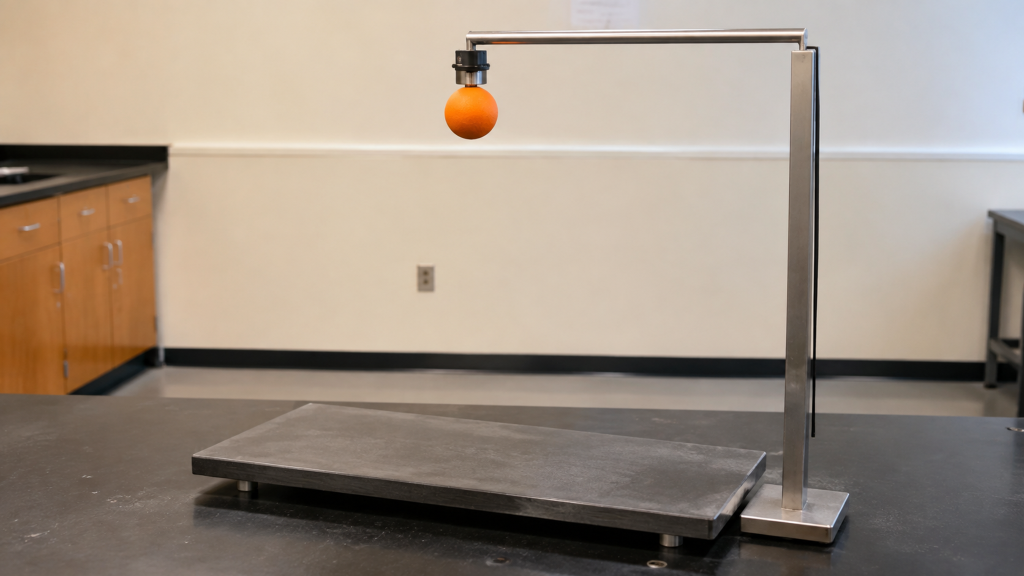
#> input picture easy/P1/first_frame.png, 2048 x 1152 px (shown at 1/2 size); its folder holds only this picture in this run
$ python -i g7_cv_common.py   (imports and definitions only)   (older library calls are emulated)
#> lines starting #> are read from the running program, lines starting #| are printed output that depends on the picture
#> further down, picture is the input picture: shape (1152, 2048, 3); mean B, G, R 130.9, 144.5, 158.3
"""Shared deterministic computer-vision helpers for Group 7 evaluators.

This module deliberately contains no learned detector and never calls a VLM.
All image evidence comes from OpenCV/Numpy operations whose intermediate
results can be written to the evaluator debug directory.
"""
from __future__ import annotations

import json
import math
from pathlib import Path
from typing import Any, Iterable, Sequence

import cv2
import numpy as np


class MeasurementFailure(RuntimeError):
    """A named, machine-readable extraction failure."""

    # [95 lines left out: functions __init__, jsonable, result, validate_and_resize_frames, not called in this run]


def _disk_mask(shape: tuple[int, int], center: tuple[float, float], radius: float) -> np.ndarray:
    yy, xx = np.ogrid[: shape[0], : shape[1]]
    return (xx - center[0]) ** 2 + (yy - center[1]) ** 2 <= radius**2


def _circle_edge_score(gray: np.ndarray, x: float, y: float, radius: float) -> float:
    gx = cv2.Sobel(gray, cv2.CV_32F, 1, 0, ksize=3)
    gy = cv2.Sobel(gray, cv2.CV_32F, 0, 1, ksize=3)
    mag = cv2.magnitude(gx, gy)
    h, w = gray.shape
    x0, x1 = max(0, int(x - 1.5 * radius)), min(w, int(x + 1.5 * radius + 1))
    y0, y1 = max(0, int(y - 1.5 * radius)), min(h, int(y + 1.5 * radius + 1))
    if x1 <= x0 or y1 <= y0:
        return 0.0
    yy, xx = np.ogrid[y0:y1, x0:x1]
    rr = np.hypot(xx - x, yy - y)
    edge = (rr >= 0.85 * radius) & (rr <= 1.15 * radius)
    local = rr <= 1.4 * radius
    if edge.sum() < 8:
        return 0.0
    denom = float(np.median(mag[y0:y1, x0:x1][local])) + 1.0
    return float(np.median(mag[y0:y1, x0:x1][edge]) / denom)


def detect_circle_candidates(
    frame: np.ndarray,
    *,
    min_radius_fraction: float = 0.012,
    max_radius_fraction: float = 0.11,
    max_candidates: int = 32,
) -> list[dict[str, float]]:
    """Return NMS-filtered Hough circle proposals with deterministic scores."""
#> called with min_radius_fraction = 0.012, max_radius_fraction = 0.11, max_candidates = 32

    gray = cv2.cvtColor(frame, cv2.COLOR_BGR2GRAY)
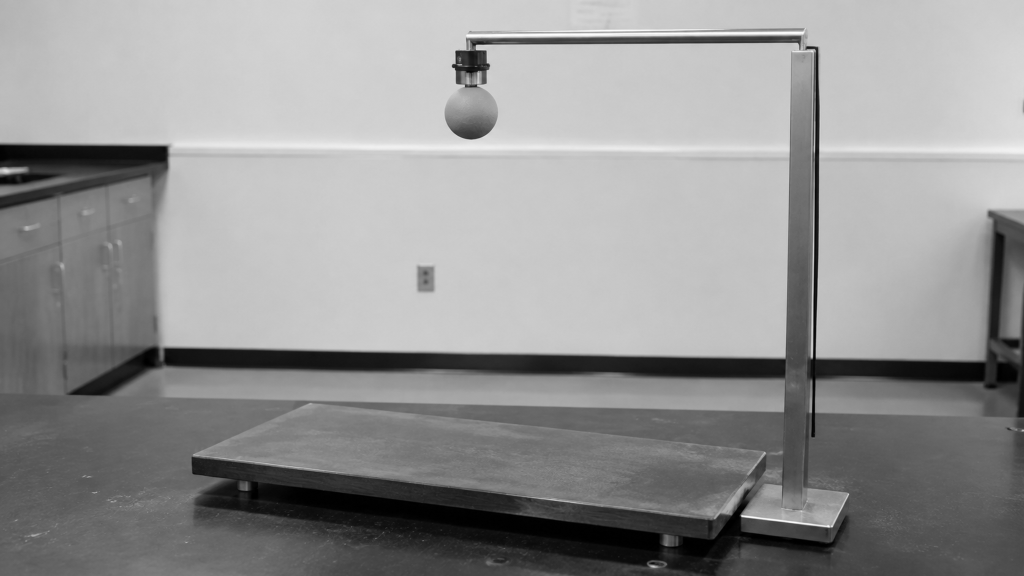
#> gray: shape (1152, 2048) (shown at 1/2 size); min 0, max 255, mean 147.1
    gray = cv2.medianBlur(gray, 5)
    h, w = gray.shape
#> h = 1152; w = 2048
    dim = min(h, w)
#> dim = 1152
    min_radius = max(6, int(round(dim * min_radius_fraction)))
#> min_radius = 14
    max_radius = max(min_radius + 2, int(round(dim * max_radius_fraction)))
#> max_radius = 127
    found: list[np.ndarray] = []
    for param2 in (25, 21, 18):
        circles = cv2.HoughCircles(
            gray,
            cv2.HOUGH_GRADIENT,
            dp=1.2,
            minDist=max(12, int(dim * 0.025)),
            param1=120,
            param2=param2,
            minRadius=min_radius,
            maxRadius=max_radius,
        )
        if circles is not None:
            found.extend(circles[0])
        if len(found) >= 8:
            break
#> after the loop, found = 60 items, first 6: [940.2, 225, 55.16], [1581, 1009.8, 107.4], [1590.6, 983.4, 98.48], [1518.6, 167.4, 110.5], [1548.6, 143.4, 87.32], [989.4, 154.2, 78.68]
    proposals: list[dict[str, float]] = []
    for raw in found:
        x, y, radius = (float(raw[0]), float(raw[1]), float(raw[2]))
        if x - radius < 1 or y - radius < 1 or x + radius >= w - 1 or y + radius >= h - 1:
            continue
        score = _circle_edge_score(gray, x, y, radius)
        duplicate = False
        for prior in proposals:
            distance = math.hypot(x - prior["x"], y - prior["y"])
            if distance < 0.42 * min(radius, prior["r"]):
                duplicate = True
                if score > prior["edge_score"]:
                    prior.update(x=x, y=y, r=radius, edge_score=score)
                break
        if not duplicate:
            proposals.append({"x": x, "y": y, "r": radius, "edge_score": score})
#> this loop made 60 passes
#> (x, y, radius, x0 in _circle_edge_score, x1 in _circle_edge_score, y0 in _circle_edge_score, y1 in _circle_edge_score, denom in _circle_edge_score) on passes 1 to 12: (940.2, 225, 55.16, 857, 1023, 142, 308, 9), (1581, 1009.8, 107.4, 1419, 1743, 848, 1152, 8.62), (1590.6, 983.4, 98.48, 1442, 1739, 835, 1132, 8.62), (1518.6, 167.4, 110.5, 1352, 1685, 1, 334, 2.41), (1548.6, 143.4, 87.32, 1417, 1680, 12, 275, 2.41), (989.4, 154.2, 78.68, 871, 1108, 36, 273, 5), (1384.2, 946.2, 126.3, 1194, 1574, 756, 1136, 7), (1546.2, 977.4, 59.96, 1456, 1637, 887, 1068, 12.4), (1524.6, 853.8, 98.6, 1376, 1673, 705, 1002, 5.47), (1006.2, 191.4, 125, 818, 1194, 3, 379, 4.16), (1530.6, 810.6, 94.52, 1388, 1673, 668, 953, 5.47), (1506.6, 786.6, 123.7, 1321, 1693, 601, 973, 5)
#> (x, y, radius) on pass 48: (965.4, 18.6, 70.64)
#> pass 1, in _circle_edge_score, `gx = cv2.Sobel(gray, cv2.CV_32F, 1, 0, ksize=3)`:
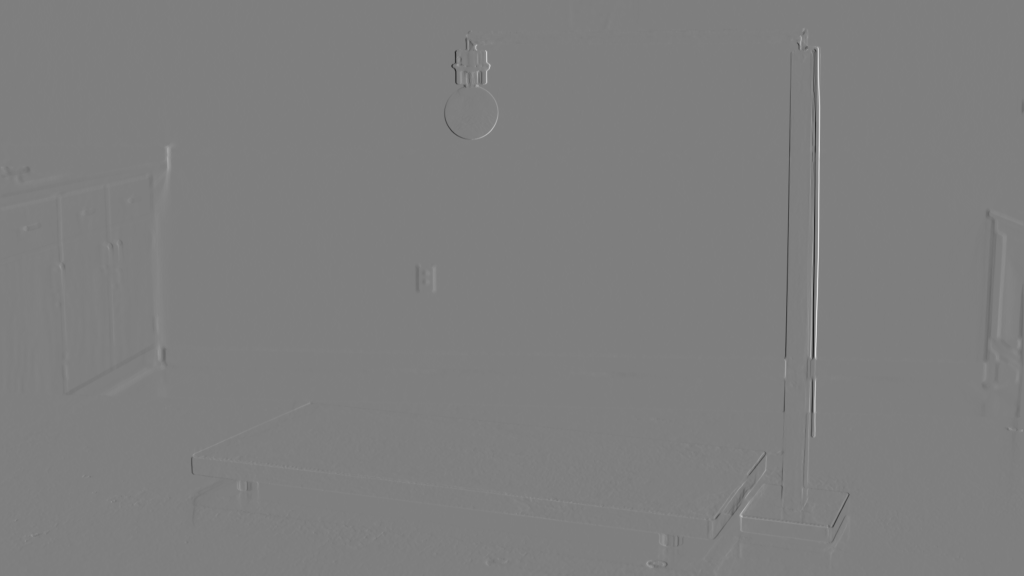
#> gx: shape (1152, 2048) float32 (shown at 1/2 size); min -707, max 716, mean 0; drawn with min black and max white
#> pass 1, in _circle_edge_score, `mag = cv2.magnitude(gx, gy)`:
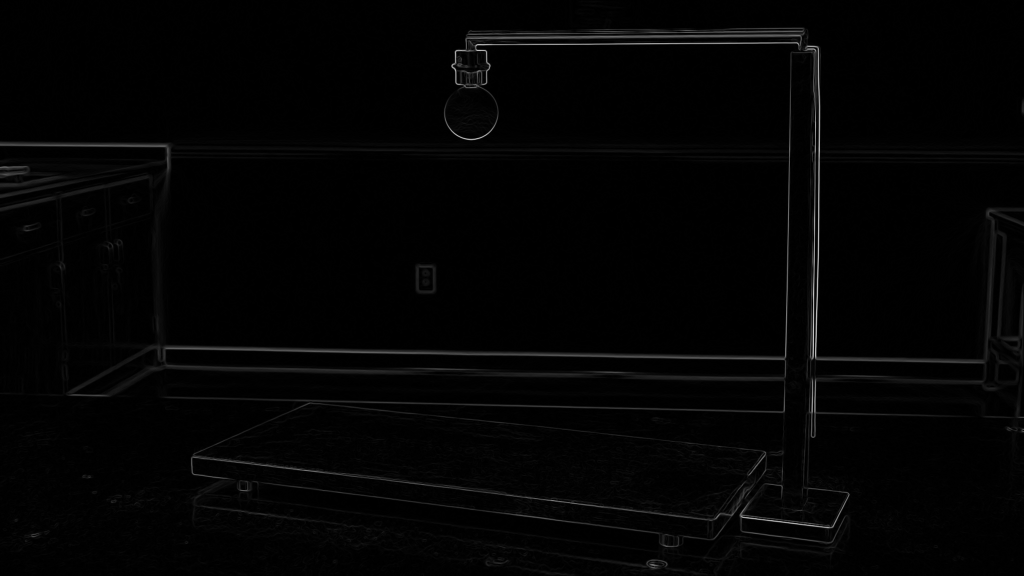
#> mag: shape (1152, 2048) float32 (shown at 1/2 size); min 0, max 716.1, mean 9.9; drawn with min black and max white
#> pass 1, in _circle_edge_score, `rr = np.hypot(xx - x, yy - y)`:
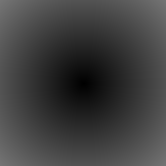
#> rr: shape (166, 166) float64; min 0.2, max 117.5, mean 63.5
    proposals.sort(key=lambda item: item["edge_score"], reverse=True)
    return proposals[:max_candidates]


# [374 lines left out: functions annularity_score, select_circle_pair, _tracking_representation, track_template_circle, longest_false_run, interpolate_track and 6 more, not called in this run]

>>> import cv2
>>> picture = cv2.imread('../../../../../../../P1/first_frame.png')
>>> result = detect_circle_candidates(picture)
